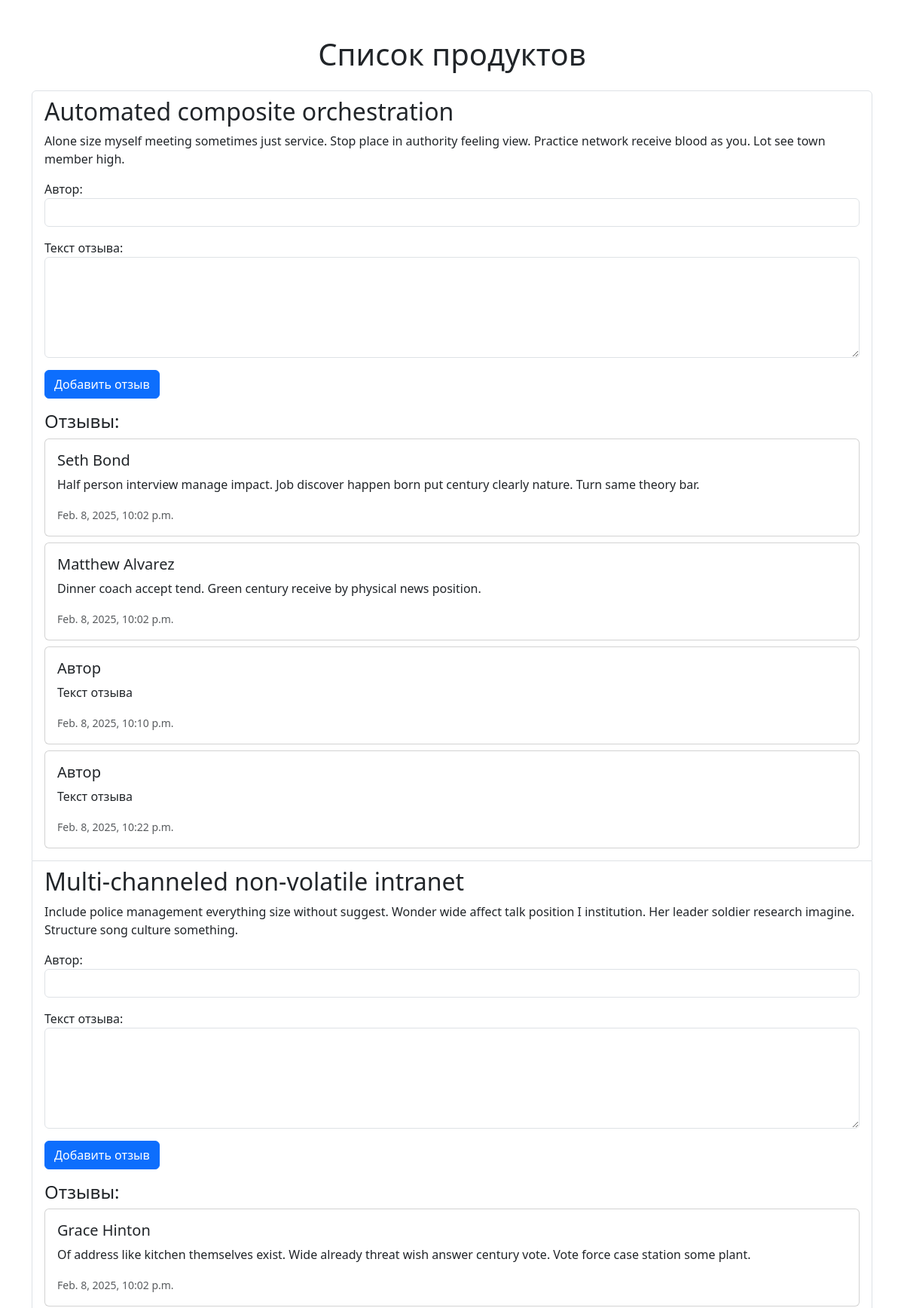
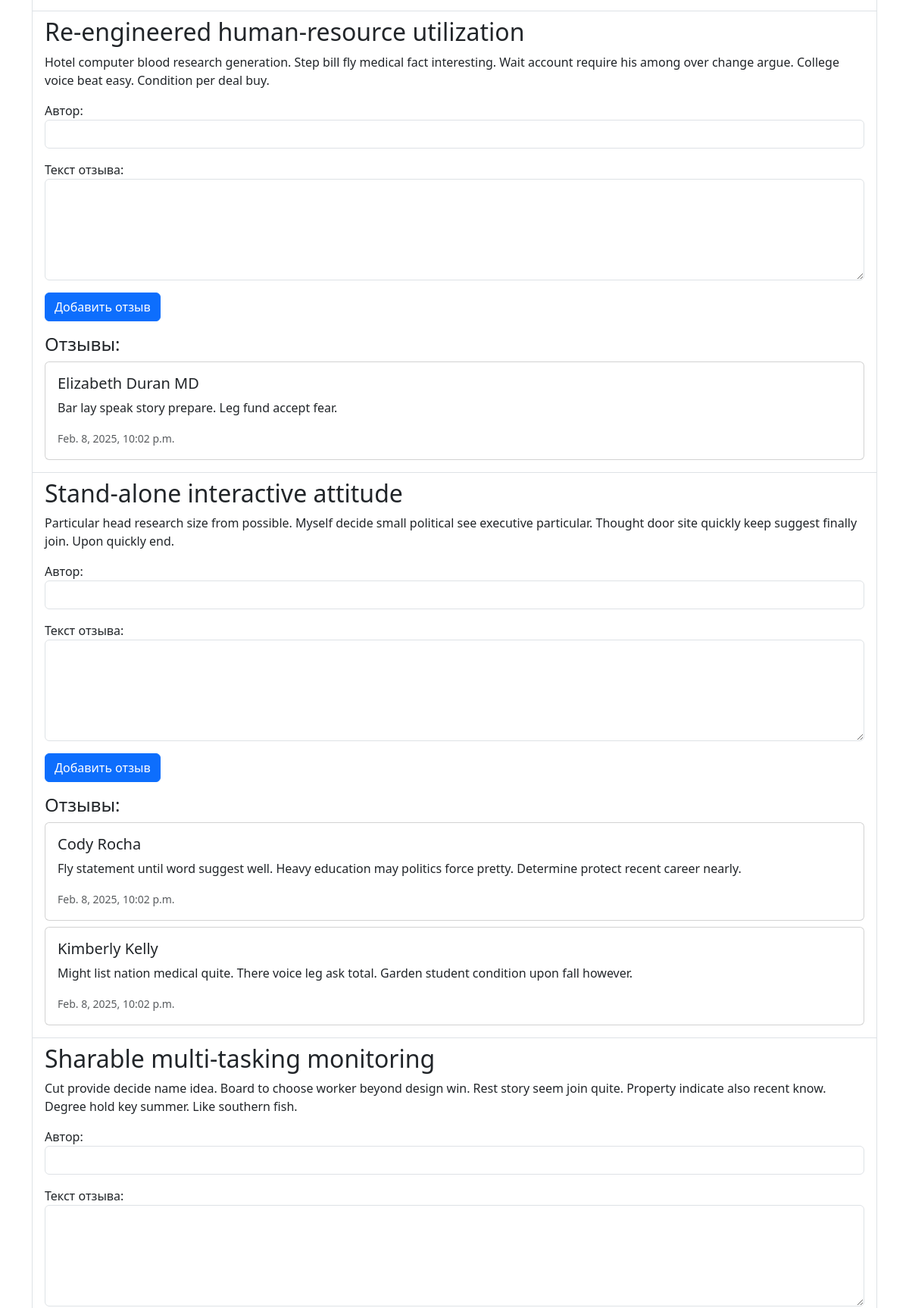
/pagination/products/ (upper part), run on the app's committed database (2 pictures, top to bottom).
### pagination/models.py (models this page shows, shortened)
class Product(models.Model):
    name = models.CharField(max_length=100, verbose_name="Название")
    description = models.TextField(verbose_name="Описание", blank=True)
    class Meta:
        verbose_name = "Продукт"
        verbose_name_plural = "Продукты"

class Review(models.Model):
    product = models.ForeignKey(Product, on_delete=models.CASCADE, related_name='reviews', verbose_name="Продукт")
    author = models.CharField(max_length=100, verbose_name="Автор")
    text = models.TextField(verbose_name="Текст отзыва")
    created_at = models.DateTimeField(auto_now_add=True, verbose_name="Дата создания")
    class Meta:
        verbose_name = "Отзыв"
        verbose_name_plural = "Отзывы"

### pagination/views.py (the view)
# urls.py: path('products/', product_list, name='product_list'),
def product_list(request):
    products = Product.objects.all()
    paginator = Paginator(products, 10)  # Пагинация по 10 продуктов на странице
    page_number = request.GET.get('page')
    page_obj = paginator.get_page(page_number)
    if request.method == 'POST':
        form = ReviewForm(request.POST)
        if form.is_valid():
            review = form.save(commit=False)
            product_id = request.POST.get('product_id')
            review.product = Product.objects.get(id=product_id)
            review.save()
            return redirect('review_success')  # Перенаправляем на страницу успеха
    else:
        form = ReviewForm()
    return render(request, 'pagination/product_list.html', {
        'page_obj': page_obj,
        'form': form,
    })

### pagination/forms.py
class ReviewForm(forms.ModelForm):
    class Meta:
        model = Review
        fields = ['author', 'text']
        widgets = {
            'author': forms.TextInput(attrs={'class': 'form-control'}),
            'text': forms.Textarea(attrs={'class': 'form-control', 'rows': 5}),
        }

### templates/pagination/product_list.html (shortened to what this page needs)
<!DOCTYPE html>
<html>
<head>
    <link href="https://cdn.jsdelivr.net/npm/bootstrap@5.3.0/dist/css/bootstrap.min.css" rel="stylesheet">
</head>
<body>
    <div class="container mt-5">
        <h1 class="text-center mb-4">Список продуктов</h1>
        <ul class="list-group">
            {% for product in page_obj %}
                <li class="list-group-item">
                    <h2>{{ product.name }}</h2>
                    <p>{{ product.description }}</p>
                    <form method="post" class="mt-3">
                        {{ form.as_p }}
                        <button type="submit" class="btn btn-primary">Добавить отзыв</button>
                    </form>
                    <div class="mt-3">
                        <h4>Отзывы:</h4>
                        {% for review in product.reviews.all %}
                            <div class="card mb-2">
                                <div class="card-body">
                                    <h5 class="card-title">{{ review.author }}</h5>
                                    <p class="card-text">{{ review.text }}</p>
                                    <small class="text-muted">{{ review.created_at }}</small>
                                </div>
                            </div>
                        {% endfor %}
                    </div>
                </li>
            {% endfor %}
        </ul>
    </div>
</body>
</html>

### data on the page
Product: name "Automated composite orchestration", description "Alone size myself meeting sometimes just service. Stop place in authority feeling view. Practice network receive blood as you. Lot see town member high."
Review: author "Seth Bond", text "Half person interview manage impact. Job discover happen born put century clearly nature. Turn same theory bar.", created_at "Feb. 8, 2025, 10:02 p.m."
Review: author "Matthew Alvarez", text "Dinner coach accept tend. Green century receive by physical news position.", created_at "Feb. 8, 2025, 10:02 p.m."
Review: author "Автор", text "Текст отзыва", created_at "Feb. 8, 2025, 10:10 p.m."
Review: author "Автор", text "Текст отзыва", created_at "Feb. 8, 2025, 10:22 p.m."
Product: name "Multi-channeled non-volatile intranet", description "Include police management everything size without suggest. Wonder wide affect talk position I institution. Her leader soldier research imagine. Structure song culture something."
Review: author "Grace Hinton", text "Of address like kitchen themselves exist. Wide already threat wish answer century vote. Vote force case station some plant.", created_at "Feb. 8, 2025, 10:02 p.m."
Product: name "Re-engineered human-resource utilization", description "Hotel computer blood research generation. Step bill fly medical fact interesting. Wait account require his among over change argue. College voice beat easy. Condition per deal buy."
Review: author "Elizabeth Duran MD", text "Bar lay speak story prepare. Leg fund accept fear.", created_at "Feb. 8, 2025, 10:02 p.m."
Product: name "Stand-alone interactive attitude", description "Particular head research size from possible. Myself decide small political see executive particular. Thought door site quickly keep suggest finally join. Upon quickly end."
Review: author "Cody Rocha", text "Fly statement until word suggest well. Heavy education may politics force pretty. Determine protect recent career nearly.", created_at "Feb. 8, 2025, 10:02 p.m."
Review: author "Kimberly Kelly", text "Might list nation medical quite. There voice leg ask total. Garden student condition upon fall however.", created_at "Feb. 8, 2025, 10:02 p.m."
Product: name "Sharable multi-tasking monitoring", description "Cut provide decide name idea. Board to choose worker beyond design win. Rest story seem join quite. Property indicate also recent know. Degree hold key summer. Like southern fish."
